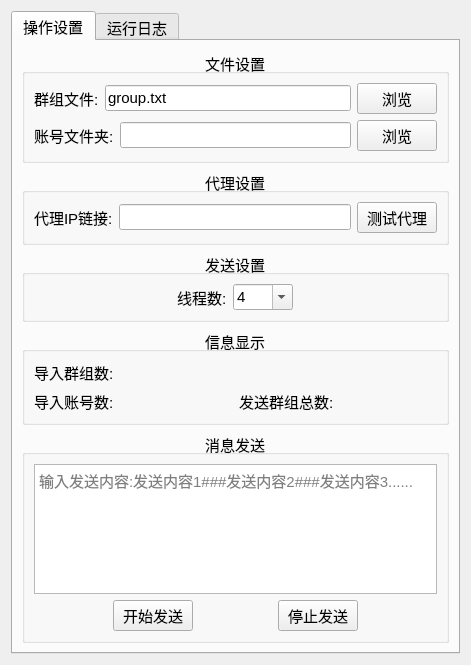
<?xml version="1.0" encoding="UTF-8"?>
<ui version="4.0">
 <class>Form</class>
 <widget class="QWidget" name="Form">
  <property name="geometry">
   <rect>
    <x>0</x>
    <y>0</y>
    <width>471</width>
    <height>665</height>
   </rect>
  </property>
  <property name="windowTitle">
   <string>Form</string>
  </property>
  <layout class="QGridLayout" name="gridLayout">
   <item row="0" column="0">
    <widget class="QTabWidget" name="tabWidget">
     <property name="font">
      <font>
       <pointsize>11</pointsize>
      </font>
     </property>
     <property name="currentIndex">
      <number>0</number>
     </property>
     <widget class="QWidget" name="tab">
      <attribute name="title">
       <string>操作设置</string>
      </attribute>
      <layout class="QGridLayout" name="gridLayout_7">
       <item row="0" column="0">
        <widget class="QGroupBox" name="groupBox">
         <property name="title">
          <string>文件设置</string>
         </property>
         <property name="alignment">
          <set>Qt::AlignCenter</set>
         </property>
         <layout class="QGridLayout" name="gridLayout_2">
          <item row="1" column="3">
           <widget class="QPushButton" name="pushButton_sessions">
            <property name="enabled">
             <bool>true</bool>
            </property>
            <property name="text">
             <string>浏览</string>
            </property>
           </widget>
          </item>
          <item row="1" column="0" colspan="2">
           <widget class="QLabel" name="label_6">
            <property name="text">
             <string>账号文件夹:</string>
            </property>
           </widget>
          </item>
          <item row="1" column="2">
           <widget class="QLineEdit" name="lineEdit_sessions">
            <property name="text">
             <string/>
            </property>
           </widget>
          </item>
          <item row="0" column="3">
           <widget class="QPushButton" name="pushButton_group">
            <property name="text">
             <string>浏览</string>
            </property>
           </widget>
          </item>
          <item row="0" column="0">
           <widget class="QLabel" name="label">
            <property name="text">
             <string>群组文件:</string>
            </property>
           </widget>
          </item>
          <item row="0" column="1" colspan="2">
           <widget class="QLineEdit" name="lineEdit_group">
            <property name="text">
             <string>group.txt</string>
            </property>
           </widget>
          </item>
         </layout>
        </widget>
       </item>
       <item row="1" column="0">
        <widget class="QGroupBox" name="groupBox_5">
         <property name="title">
          <string>代理设置</string>
         </property>
         <property name="alignment">
          <set>Qt::AlignCenter</set>
         </property>
         <layout class="QGridLayout" name="gridLayout_3">
          <item row="0" column="1" colspan="2">
           <widget class="QLineEdit" name="lineEdit_ip"/>
          </item>
          <item row="0" column="0">
           <widget class="QLabel" name="label_3">
            <property name="sizePolicy">
             <sizepolicy hsizetype="Fixed" vsizetype="Preferred">
              <horstretch>0</horstretch>
              <verstretch>0</verstretch>
             </sizepolicy>
            </property>
            <property name="text">
             <string>代理IP链接:</string>
            </property>
           </widget>
          </item>
          <item row="0" column="3">
           <widget class="QPushButton" name="pushButton_test_ip">
            <property name="sizePolicy">
             <sizepolicy hsizetype="Fixed" vsizetype="Fixed">
              <horstretch>0</horstretch>
              <verstretch>0</verstretch>
             </sizepolicy>
            </property>
            <property name="text">
             <string>测试代理</string>
            </property>
           </widget>
          </item>
         </layout>
        </widget>
       </item>
       <item row="2" column="0">
        <widget class="QGroupBox" name="groupBox_2">
         <property name="title">
          <string>发送设置</string>
         </property>
         <property name="alignment">
          <set>Qt::AlignCenter</set>
         </property>
         <layout class="QGridLayout" name="gridLayout_5">
          <item row="0" column="0">
           <spacer name="horizontalSpacer">
            <property name="orientation">
             <enum>Qt::Horizontal</enum>
            </property>
            <property name="sizeHint" stdset="0">
             <size>
              <width>145</width>
              <height>20</height>
             </size>
            </property>
           </spacer>
          </item>
          <item row="0" column="1">
           <widget class="QLabel" name="label_8">
            <property name="text">
             <string>线程数:</string>
            </property>
           </widget>
          </item>
          <item row="0" column="2">
           <widget class="QComboBox" name="comboBox_thread">
            <property name="enabled">
             <bool>true</bool>
            </property>
            <property name="minimumSize">
             <size>
              <width>60</width>
              <height>0</height>
             </size>
            </property>
            <property name="editable">
             <bool>true</bool>
            </property>
            <property name="currentIndex">
             <number>1</number>
            </property>
            <item>
             <property name="text">
              <string>2</string>
             </property>
            </item>
            <item>
             <property name="text">
              <string>4</string>
             </property>
            </item>
            <item>
             <property name="text">
              <string>8</string>
             </property>
            </item>
            <item>
             <property name="text">
              <string>16</string>
             </property>
            </item>
           </widget>
          </item>
          <item row="0" column="3">
           <spacer name="horizontalSpacer_2">
            <property name="orientation">
             <enum>Qt::Horizontal</enum>
            </property>
            <property name="sizeHint" stdset="0">
             <size>
              <width>145</width>
              <height>20</height>
             </size>
            </property>
           </spacer>
          </item>
         </layout>
        </widget>
       </item>
       <item row="3" column="0">
        <widget class="QGroupBox" name="groupBox_6">
         <property name="title">
          <string>信息显示</string>
         </property>
         <property name="alignment">
          <set>Qt::AlignCenter</set>
         </property>
         <layout class="QGridLayout" name="gridLayout_6">
          <item row="0" column="0">
           <widget class="QLabel" name="label_10">
            <property name="text">
             <string>导入群组数:</string>
            </property>
           </widget>
          </item>
          <item row="0" column="1">
           <widget class="QLabel" name="label_import_groups">
            <property name="text">
             <string/>
            </property>
           </widget>
          </item>
          <item row="1" column="0">
           <widget class="QLabel" name="label_13">
            <property name="text">
             <string>导入账号数:</string>
            </property>
           </widget>
          </item>
          <item row="1" column="1">
           <widget class="QLabel" name="label_import_users">
            <property name="text">
             <string/>
            </property>
           </widget>
          </item>
          <item row="1" column="2">
           <widget class="QLabel" name="label_11">
            <property name="text">
             <string>发送群组总数:</string>
            </property>
           </widget>
          </item>
          <item row="1" column="3">
           <widget class="QLabel" name="label_sendable_groups">
            <property name="text">
             <string/>
            </property>
           </widget>
          </item>
         </layout>
        </widget>
       </item>
       <item row="4" column="0">
        <widget class="QGroupBox" name="groupBox_4">
         <property name="title">
          <string>消息发送</string>
         </property>
         <property name="alignment">
          <set>Qt::AlignCenter</set>
         </property>
         <layout class="QGridLayout" name="gridLayout_4">
          <item row="1" column="0">
           <layout class="QHBoxLayout" name="horizontalLayout_4">
            <item>
             <widget class="QPushButton" name="pushButton_start">
              <property name="sizePolicy">
               <sizepolicy hsizetype="Fixed" vsizetype="Fixed">
                <horstretch>0</horstretch>
                <verstretch>0</verstretch>
               </sizepolicy>
              </property>
              <property name="text">
               <string>开始发送</string>
              </property>
             </widget>
            </item>
            <item>
             <widget class="QPushButton" name="pushButton_stop">
              <property name="sizePolicy">
               <sizepolicy hsizetype="Fixed" vsizetype="Fixed">
                <horstretch>0</horstretch>
                <verstretch>0</verstretch>
               </sizepolicy>
              </property>
              <property name="text">
               <string>停止发送</string>
              </property>
             </widget>
            </item>
           </layout>
          </item>
          <item row="0" column="0">
           <widget class="QTextEdit" name="textEdit_message">
            <property name="placeholderText">
             <string>输入发送内容:发送内容1###发送内容2###发送内容3......</string>
            </property>
           </widget>
          </item>
         </layout>
        </widget>
       </item>
      </layout>
     </widget>
     <widget class="QWidget" name="tab_2">
      <attribute name="title">
       <string>运行日志</string>
      </attribute>
      <layout class="QGridLayout" name="gridLayout_9">
       <item row="0" column="0">
        <widget class="QGroupBox" name="groupBox_3">
         <property name="title">
          <string>运行日志</string>
         </property>
         <property name="alignment">
          <set>Qt::AlignCenter</set>
         </property>
         <layout class="QGridLayout" name="gridLayout_8">
          <item row="0" column="0">
           <widget class="QTextEdit" name="textEdit_log">
            <property name="readOnly">
             <bool>true</bool>
            </property>
            <property name="placeholderText">
             <string>程序运行日志:</string>
            </property>
           </widget>
          </item>
         </layout>
        </widget>
       </item>
       <item row="1" column="0">
        <widget class="QProgressBar" name="progressBar">
         <property name="value">
          <number>0</number>
         </property>
         <property name="format">
          <string>%v/%m</string>
         </property>
        </widget>
       </item>
      </layout>
     </widget>
    </widget>
   </item>
  </layout>
 </widget>
 <tabstops>
  <tabstop>tabWidget</tabstop>
  <tabstop>lineEdit_group</tabstop>
  <tabstop>pushButton_group</tabstop>
  <tabstop>lineEdit_sessions</tabstop>
  <tabstop>pushButton_sessions</tabstop>
  <tabstop>lineEdit_ip</tabstop>
  <tabstop>comboBox_thread</tabstop>
  <tabstop>textEdit_message</tabstop>
  <tabstop>pushButton_start</tabstop>
  <tabstop>pushButton_stop</tabstop>
 </tabstops>
 <resources/>
 <connections/>
</ui>
